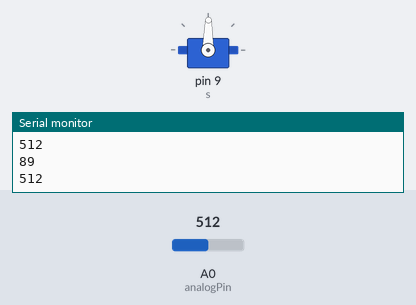
Recording of a sketch running on a simulated Arduino Uno, built with avr-gcc and run on an emulated ATmega328P. Parts: servo, the last lines printed to the serial monitor. Inputs (shaded band) come from the test bench; at power-on: A0 (analogPin) = 512.

Above: at 1.2 s.
1.3 s: A0 (analogPin) set to 716
At 1.9 s:
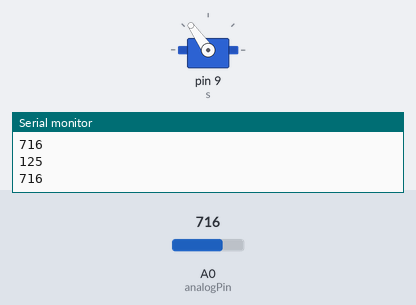
2.8 s: A0 (analogPin) set to 900
At 4.0 s:
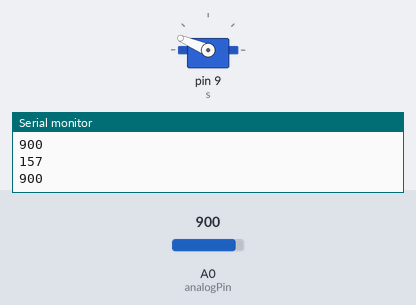
4.3 s: A0 (analogPin) set to 1023
At 5.3 s:
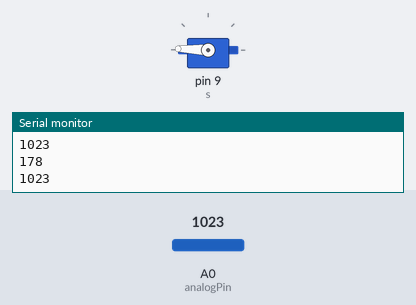
5.8 s: A0 (analogPin) set to 306
At 6.3 s:
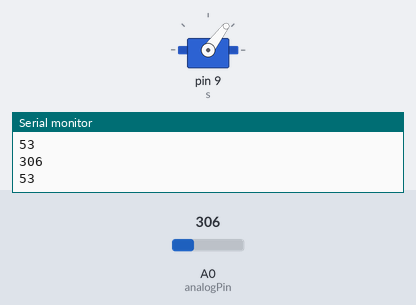
7.3 s: A0 (analogPin) set to 122
At 8.5 s:
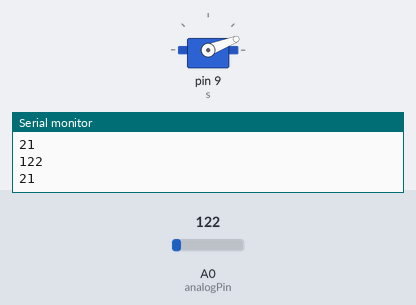
8.8 s: A0 (analogPin) set to 511
At 9.9 s:
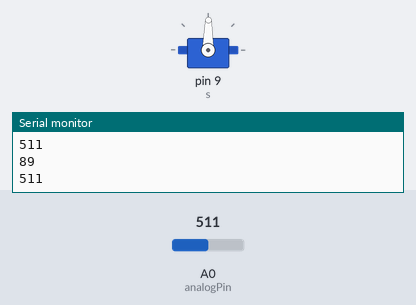
Timing chart, 0 to 11.3 s (numbered marks = the images above; inputs shaded):
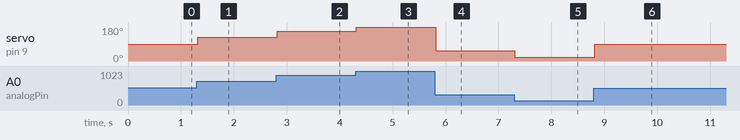

The sketch:

opdracht_18.ino
```cpp
#include <Servo.h>

const int servoPin = 9; // Must be PWM
const int analogPin = 0;

Servo s;

void setup() {

  s.attach(9);

  Serial.begin(9600);
}

void loop() {
  int sensorVal = analogRead(analogPin);
  Serial.println(sensorVal);
  int servoVal = map(sensorVal, 0, 1024, 0, 179);
  Serial.println(servoVal);
  s.write(servoVal);
}
```

Measured:
- after the input at 1.3 s, servo on pin 9 (s): 89° → 125° at once
- after the input at 2.8 s, servo on pin 9 (s): 125° → 157° at once
- after the input at 4.3 s, servo on pin 9 (s): 157° → 178° at once
- after the input at 5.8 s, servo on pin 9 (s): 178° → 53° at once
- after the input at 7.3 s, servo on pin 9 (s): 53° → 21° at once
- after the input at 8.8 s, servo on pin 9 (s): 21° → 89° at once
